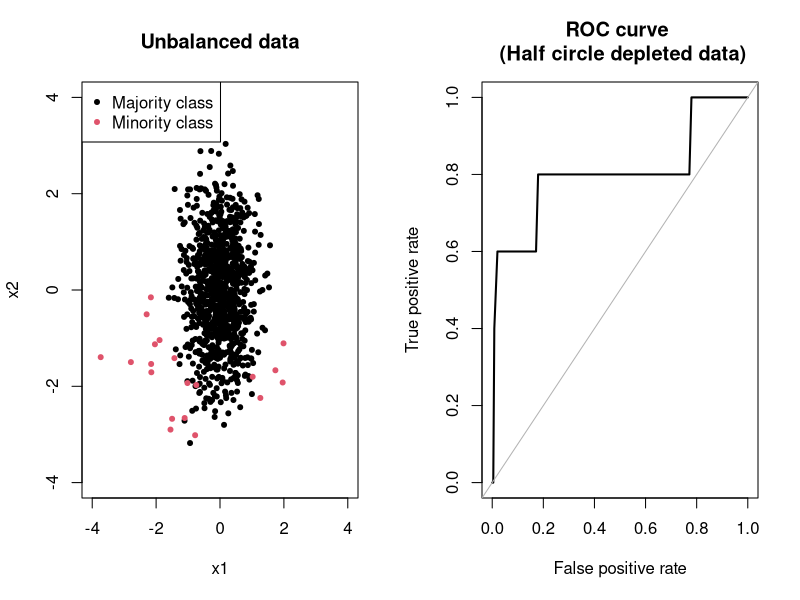
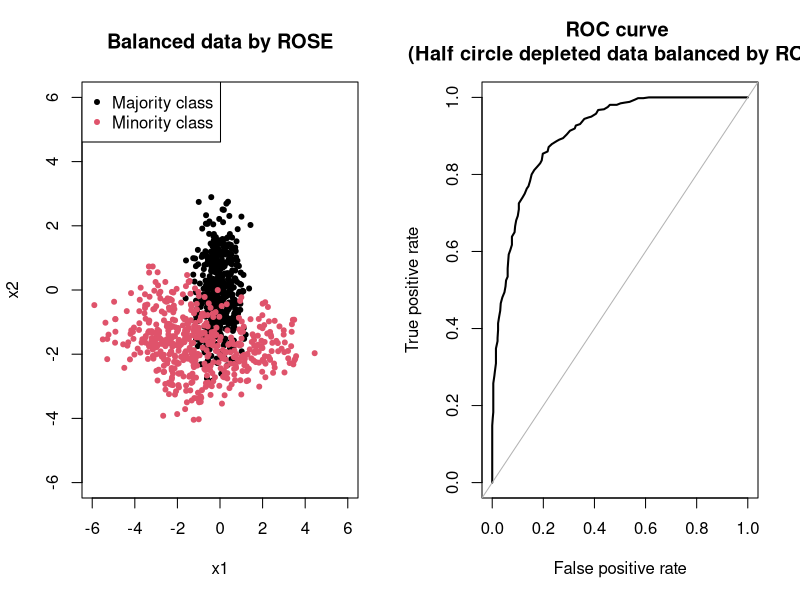

R code for these plots, in order:
## test ROSE package
library(ROSE)
# 2-dimensional example
# loading data
data(hacide)
# imbalance on training set
table(hacide.train$cls)
#imbalance on test set
table(hacide.test$cls)

# plot unbalanced data highlighting the majority and
# minority class examples.
par(mfrow=c(1,2))
plot(hacide.train[, 2:3], main="Unbalanced data", xlim=c(-4,4),
     ylim=c(-4,4), col=as.numeric(hacide.train$cls), pch=20)
legend("topleft", c("Majority class","Minority class"), pch=20, col=1:2)
# model estimation using logistic regression
fit <- glm(cls~., data=hacide.train, family="binomial")
# prediction using test set
pred <- predict(fit, newdata=hacide.test)
roc.curve(hacide.test$cls, pred,
          main="ROC curve \n (Half circle depleted data)")
# generating data according to ROSE: p=0.5 as default
data.rose <- ROSE(cls~., data=hacide.train, seed=3)$data
table(data.rose$cls)
par(mfrow=c(1,2))
# plot new data generated by ROSE highlighting the
# majority and minority class examples.
plot(data.rose[, 2:3], main="Balanced data by ROSE",
     xlim=c(-6,6), ylim=c(-6,6), col=as.numeric(data.rose$cls), pch=20)
legend("topleft", c("Majority class","Minority class"), pch=20, col=1:2)
fit.rose <- glm(cls~., data=data.rose, family="binomial")
pred.rose <- predict(fit.rose, data=data.rose, type="response")
roc.curve(data.rose$cls, pred.rose,
          main="ROC curve \n (Half circle depleted data balanced by ROSE)")
par(mfrow=c(1,1))
